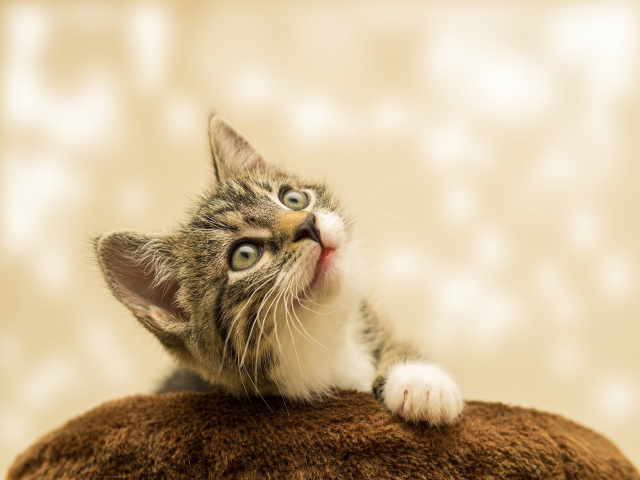
#> input picture JSY8869/EXAMPLE/test.png, 640 x 480 px, found by its file name
$ python EX10.py
#> lines starting #> are read from the running program, lines starting #| are printed output that depends on the picture
import cv2

src = cv2.imread("JSY8869/EXAMPLE/test.png", cv2.IMREAD_COLOR)
#> src is the input picture: shape (480, 640, 3); mean B, G, R 154, 184.7, 204.1

dst = cv2.cvtColor(src, cv2.COLOR_BGR2GRAY)
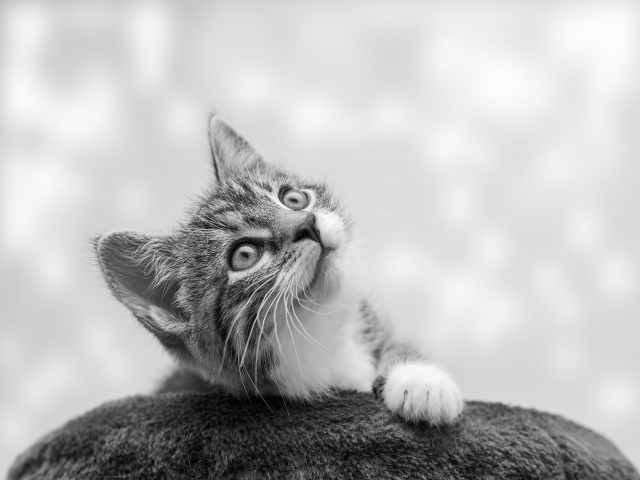
#> dst: shape (480, 640); min 1, max 252, mean 187

cv2.imshow("src", src)
cv2.imshow("dst", dst)
cv2.waitKey(0)
cv2.destroyAllWindows()
